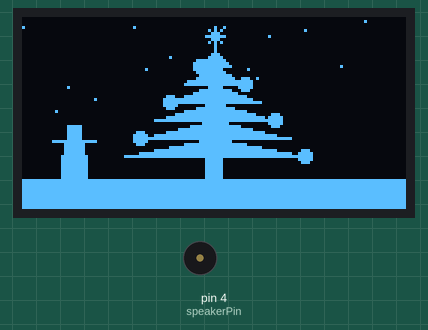
Recording of a sketch running on a simulated Arduino Uno, built with avr-gcc and run on an emulated ATmega328P. Parts: 128×64 one-colour display, buzzer (waves = sounding). Random numbers use the default seed unless the sketch sets one.

Above: at 5.46 s.
At 13.9 s:
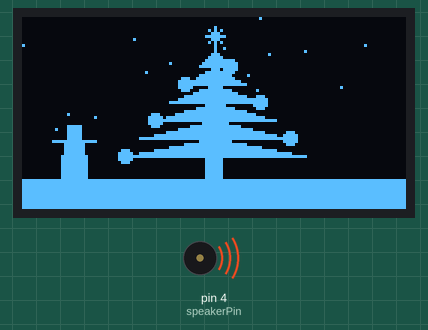
At 19.5 s:
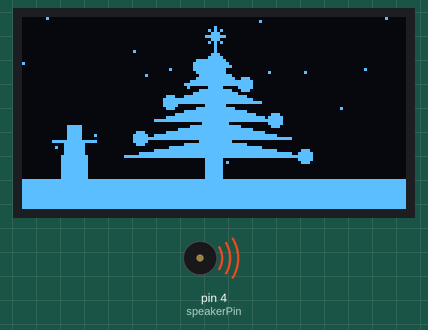
At 36.3 s:
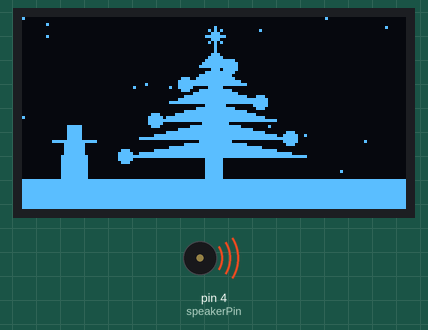
Timing chart, 0 to 40.0 s (numbered marks = the images above):
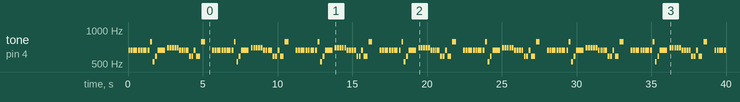

The sketch:

OLED_TREE.ino
```cpp
#include <Wire.h>
#include <Adafruit_GFX.h>
#include <Adafruit_SSD1306.h>
#include "pitches.h"

#define SCREEN_WIDTH 128
#define SCREEN_HEIGHT 64

Adafruit_SSD1306 display(SCREEN_WIDTH, SCREEN_HEIGHT, &Wire, -1);

const int frameDelay = 350;

const int speakerPin = 4;     // Пин для динамика

const int melody[] = {
	 NOTE_E5, NOTE_E5, NOTE_E5,
	 NOTE_E5, NOTE_E5, NOTE_E5,
	 NOTE_E5, NOTE_G5, NOTE_C5, NOTE_D5,
	 NOTE_E5,
	 NOTE_F5, NOTE_F5, NOTE_F5, NOTE_F5,
	 NOTE_F5, NOTE_E5, NOTE_E5, NOTE_E5, NOTE_E5,
	 NOTE_E5, NOTE_D5, NOTE_D5, NOTE_E5,
	 NOTE_D5, NOTE_G5
};

const int durations[] = {
	 8, 8, 4,
	 8, 8, 4,
	 8, 8, 8, 8,
	 2,
	 8, 8, 8, 8,
	 8, 8, 8, 16, 16,
	 8, 8, 8, 8,
	 4, 4
};

// ---------- ОГОНЬКИ ----------
struct Light {
  uint8_t x, y, r;
};

struct Snow {
  uint8_t x;
  int8_t y;
  uint8_t speed;
};

Light lights[] = {
  //{ 64, 10, 3 },
  { 59, 16, 2 },
  { 69, 16, 2 },

  { 64, 16, 2 },
  { 54, 22, 2 },
  { 74, 22, 2 },

  { 64, 22, 2 },
  { 49, 28, 2 },
  { 79, 28, 2 },

  { 64, 28, 2 },
  { 44, 34, 2 },
  { 84, 34, 2 },

  { 64, 34, 2 },
  { 39, 40, 2 },
  { 89, 40, 2 },

  { 64, 40, 2 },
  { 34, 46, 2 },
  { 94, 46, 2 }
};

const int lightCount = sizeof(lights) / sizeof(lights[0]);

const int snowCount = 20;
Snow snow[snowCount];

// ---------- ЁЛКА ----------
void drawTreeVector(int cx, int top) {
  int levels = 6;
  int h = 6;

  for (int i = 0; i < levels; i++) {
    int w = 10 + i * 10;  // <<< ШИРИНА ЁЛКИ
    int y = top + i * h;

    display.fillTriangle(
      cx, y,
      cx - w / 2, y + h,
      cx + w / 2, y + h,
      WHITE);
  }

  // ствол
  display.fillRect(cx - 3, top + levels * h, 6, 8, WHITE);
}

// ---------- ЗВЕЗДА ----------
void drawStar() {
  int y = 6;
  display.drawLine(64, y - 3, 64, y + 3, WHITE);
  display.drawLine(61, y, 67, y, WHITE);

  // Диагональ: из верхнего левого в нижний правый угол
  display.drawLine(62, y - 2, 66, y + 2, WHITE);
  // Диагональ: из нижнего левого в верхний правый угол
  display.drawLine(62, y + 2, 66, y - 2, WHITE);
}

// ---------- ОГОНЬКИ ----------
void drawLights(bool on) {
  for (int i = 0; i < lightCount; i++) {
    bool isOn = ((i + on) % 2 == 0);

    if (isOn) {
      display.fillCircle(
        lights[i].x,
        lights[i].y,
        lights[i].r,
        WHITE
      );
    }
  }
}

void drawSnow() {
  for (int i = 0; i < snowCount; i++) {
    display.drawPixel(snow[i].x, snow[i].y, WHITE);

    snow[i].y += snow[i].speed;

    if (snow[i].y >= SCREEN_HEIGHT) {
      snow[i].y = 0;
      snow[i].x = random(0, SCREEN_WIDTH);
      snow[i].speed = random(1, 3);
    }
  }
}

void drawGround() {
  display.fillRect(0, 54, 128, 10, WHITE);
}

void drawSNowMan() {
  display.fillRect(13, 46, 9, 9, WHITE);
  display.fillRect(14, 41, 7, 7, WHITE);
  display.fillRect(15, 36, 5, 5, WHITE);

  display.drawLine(10, 41, 24, 41, WHITE);
}

void playSound() {
	 int size = sizeof(durations) / sizeof(int);

	 for (int note = 0; note < size; note++) {
	   //to calculate the note duration, take one second divided by the note type.
	   //e.g. quarter note = 1000 / 4, eighth note = 1000/8, etc.
	   int duration = 1000 / durations[note];
	   tone(speakerPin, melody[note], duration);

	   //to distinguish the notes, set a minimum time between them.
	   //the note's duration + 30% seems to work well:
	   int pauseBetweenNotes = duration * 1.30;
	   delay(pauseBetweenNotes);

	   //stop the tone playing:
	   noTone(speakerPin);
	 }

}

void setup() {
  display.begin(SSD1306_SWITCHCAPVCC, 0x3C);
  randomSeed(analogRead(0));

  for (int i = 0; i < snowCount; i++) {
    snow[i].x = random(0, SCREEN_WIDTH);
    snow[i].y = random(0, SCREEN_HEIGHT);
    snow[i].speed = random(1, 10);  // скорость падения
  }

  pinMode(speakerPin, OUTPUT);
}

void loop() {
  static bool state = false;

  playSound();

  display.clearDisplay();

  drawTreeVector(64, 10);
  drawStar();
  drawGround();
  drawSNowMan();
  drawLights(state);
  display.display();
  drawSnow();

  display.display();

  state = !state;
  delay(frameDelay);
}
```

Measured:
- by itself, tone on pin 4 (speakerPin): plays 659 Hz for 0.13 s, 659 Hz for 0.13 s, 659 Hz for 0.25 s, 659 Hz for 0.13 s, 659 Hz for 0.13 s, 659 Hz for 0.25 s … (186 notes in this stretch)
